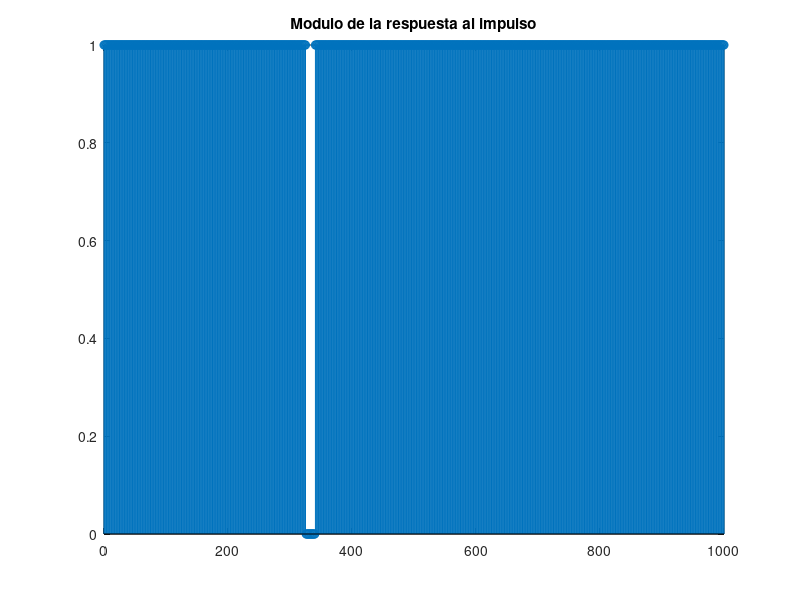
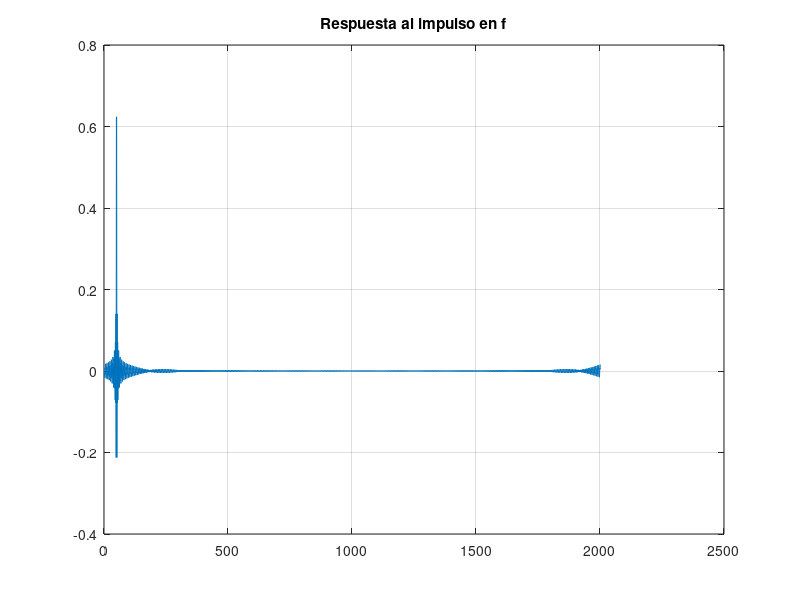
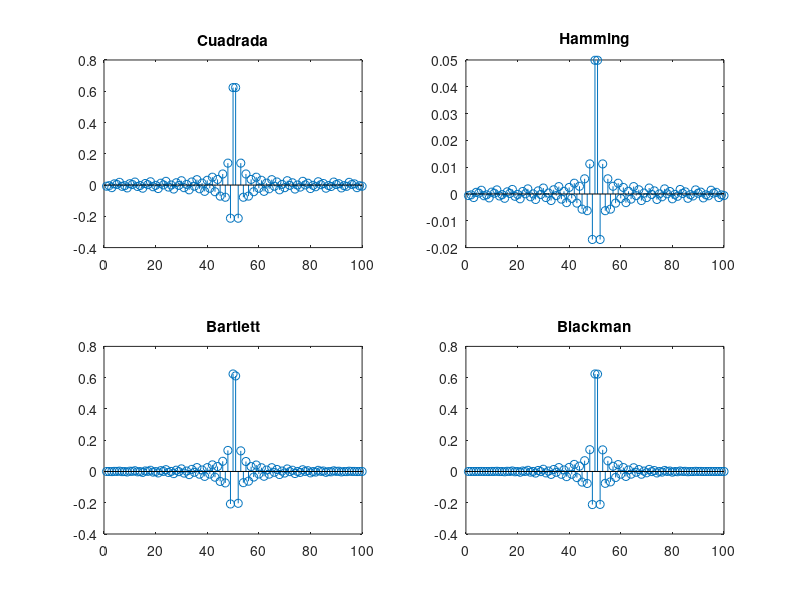
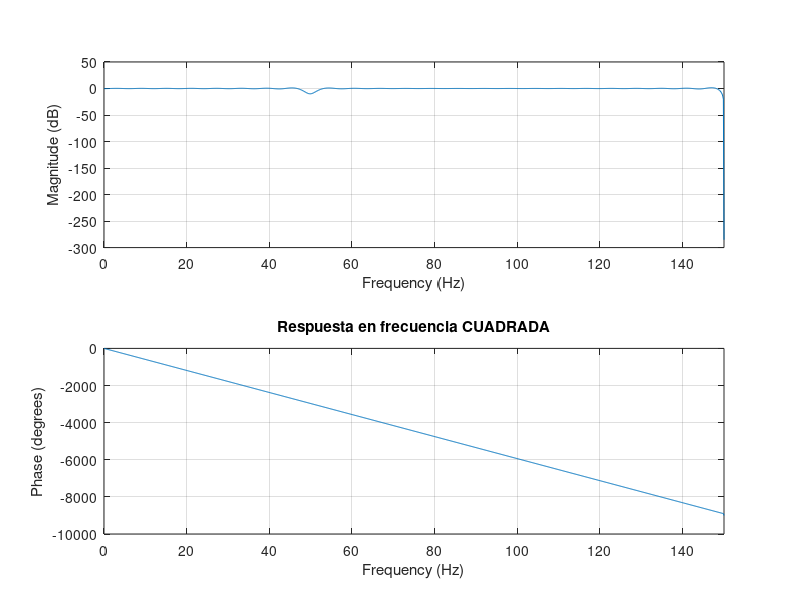

Here is the MATLAB script that generated these plots, in order:
#Ejercicio 1 - FILTROS
clc;
clear all;
cla;
clf;
pkg load signal;
#La idea es diseñar un filtro FIR mediante ventaneo y truncado, y eliminar el ruido de linea de una señal muestreada a 300hz
#Es decir, un filtro FIR RECHAZA BANDA a 50 hz (algo muy estrecho, Q muy finito)
fm=300; #dato del problema
#Siguiendo los lineamientos de la teoria :

#-------------------Especificar los req en fase y modulon del filtro-------------------#
#Fase : Retardo temporal (esto se vio en fourier que es multiplicar por e^(-j*t0*w)
#Modulo : 0 en 50 hz, que afecte lo menos posible a las demas
fr=50;
#-------------------Muestrear la respuesta en frecuencia del filtro-------------------#
#Partimos de una H[k] ya discreta. Esto acarrea el error de usar la TDF con un sistema FIR.
#La TDF supone que mis señales son periodicas, y me da una "Sinc" periodica.
#Por eso tengo que usar una respuesta al impulso Periodica (algo asi como una onda cuadrada pero con centro en 0)
#Pero eso me acarrea que al usar la TDF inversa, me va a quedar una Sinc periodica, que NO coincide con la señal que tiene que dar.
#Sumado a eso, voy a tener los problemas de ALIASING si tomo pocas muestras en la respuesta al impulso.

#Aca tengo que tener en cuenta que, como mi h[n] decae rapidamente (por ser un sistema FIR), si tomo un M (cantidad de muestras) mucho mayor,
#las perturbaciones por la periodizacion de la TDF me quedan mas (lejos) entre si, lo cual reduce los problemas antes explicados
#Mucho mayor M que la cantidad de muestras N de mi filtro a utilizar
#Regla practica : M =  10*N

#Datos del muestreo
N = 100;
M = 10*N;


##MODULO
M_fourier=2*M+1;
#y lo ultimo, el delta f para saber de que tamaño va a ser las "zonas" entre mis muestras
#Esto despues lo uso para ver en donde cae el ruido a eliminar
df=fm/M_fourier;

muestras=ones(1,M+1);#Arranco con todas las muestras en 1 (todas las frecuencias en 1
nr=fix(fr/df)+1; #diviendo fr por la cant de muestras, obtengo en que meustra esta fr
#se le suma 1 por los indices

nm=ceil(1/df); #Calculo la cant de muestras que va a tener la banda alrededor de 50hz

muestras(nr-nm:nr+nm) = 0;#Convierto en 0 la banda alrededor de 50 hz
stem(0:M,muestras);
title('Modulo de la respuesta al impulso');
##AGREGAR LA FASE
#La idea es usar un retardo
#Para que me quede un sistema CAUSAL, es decir, no tengo que tener muestras negativas, es decir, me queda toda la señal dentro de la ventana SIN parte negativas
#Cuanto retardo meta ? depende de mi cantidad de muestras. La idea es hacer toda la señal positiva, es decir, N-1/2
retardo=(N-1)/2;
fase=exp(-j*2*pi*retardo*([0:M]/M_fourier));

#Muestras retardadas
R=muestras.*fase;

#Solo me falta agregar las freuencias negativas
R=[R conj(R(end:-1:2))];

#-------------------Aplicar la TDF inversa para obtener h[n]-------------------#
#RESPUESTA AL IMPULSO QUE BUSCABA
h=real(ifft(R));#real para eliminar parte imaginaria por precision numerica
figure;
plot(h)
title('Respuesta al impulso en f');
grid on;

#-------------------Ventaneo y truncado------------------#
#Aca la idea es probar varias ventanas truncadas hasta N.Recorda que se trunca porque la sinc va de -inf a +inf, y no podes procesar eso.
figure;
#VENTANA CUADRADA :
hf_cuad=zeros(1,N);
for i=1:N
  hf_cuad(i)=h(i)*1;
endfor
subplot(2,2,1)
stem(hf_cuad)
title('Cuadrada');

#VENTANA Hamming :
hf_hamming=zeros(1,N);
for i=1:N
  hf_hamming(i)=h(i)*((27/50)-(23/50)*cos(2*pi*i*N));
endfor
subplot(2,2,2)
stem(hf_hamming)
title('Hamming');

#VENTANA Bartlett :
hf_bartlett=zeros(1,N);
for i=1:fix(N/2)
  hf_bartlett(i)=h(i)*(2*i)/(N);
endfor
for i=fix(N/2):N
  hf_bartlett(i)=(h(i))*(2-(2*i)/(N));
endfor
subplot(2,2,3)
stem(hf_bartlett)
title('Bartlett');

#VENTANA Blackman :
hf_blackman=zeros(1,N);
for i=1:N
  hf_blackman(i)=h(i)*(21/50-(1/2* cos((2*pi*i)/(N)))+(2/25* cos((4*pi*i)/(N))));
endfor
subplot(2,2,4)
stem(hf_blackman)
title('Blackman');


##RESPUESTAS EN FRECUENCIAS :
figure;
freqz(hf_cuad,1,1000,fm)
title('Respuesta en frecuencia CUADRADA');

figure;
freqz(hf_hamming,1,1000,fm)
title('Respuesta en frecuencia Hamming');

figure;
freqz(hf_bartlett,1,1000,fm)
title('Respuesta en frecuencia Bartlett');

figure;
freqz(hf_blackman,1,1000,fm)
title('Respuesta en frecuencia Blackman');
